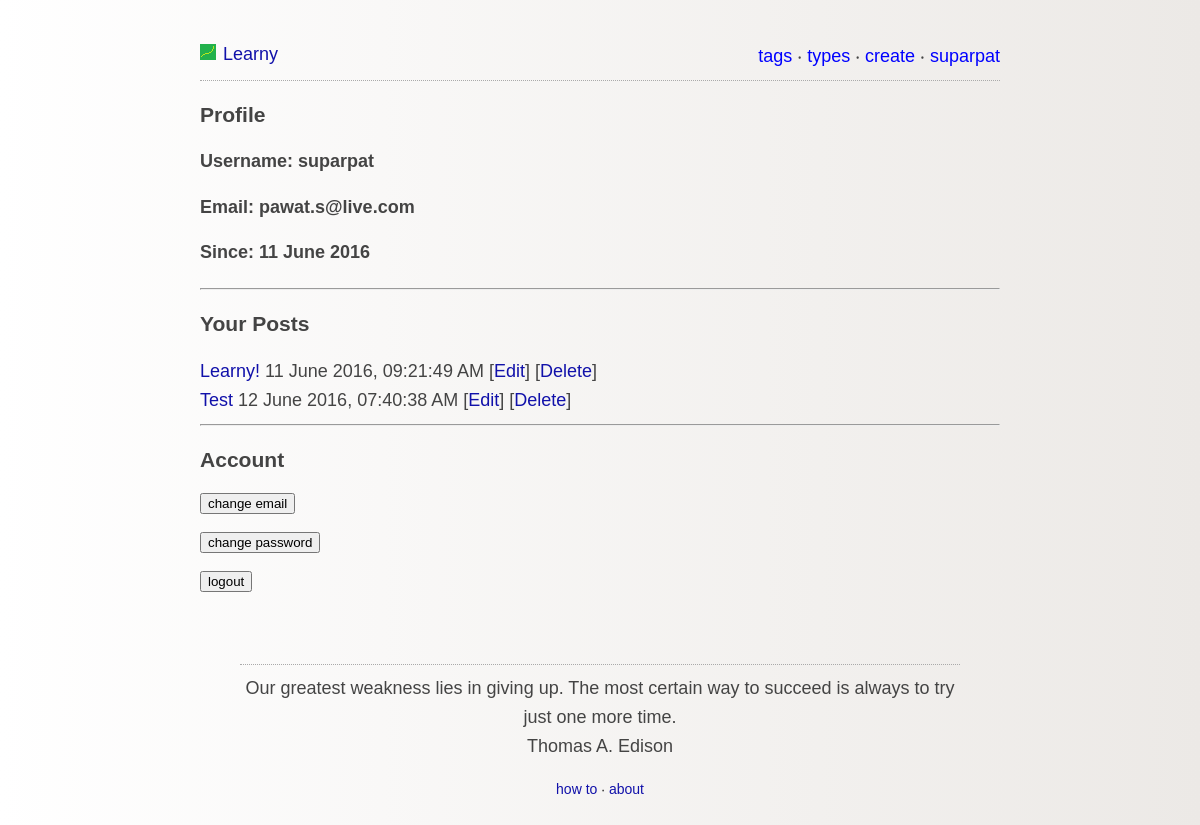
The app's page /profile.php (signed in) with its own data.
### tables this page shows
CREATE TABLE IF NOT EXISTS `users` (
  `uid` int(11) NOT NULL AUTO_INCREMENT,
  `username` varchar(25) NOT NULL,
  `password` varchar(255) NOT NULL,
  `email` varchar(100) NOT NULL,
  `created_at` timestamp NOT NULL DEFAULT CURRENT_TIMESTAMP,
  PRIMARY KEY (`uid`),
  UNIQUE KEY `username` (`username`),
  UNIQUE KEY `email` (`email`)
);

CREATE TABLE IF NOT EXISTS `posts` (
  `id` int(11) NOT NULL AUTO_INCREMENT,
  `subject` varchar(300) NOT NULL,
  `content` text NOT NULL,
  `uid` int(11) NOT NULL,
  `created_at` timestamp NOT NULL DEFAULT CURRENT_TIMESTAMP,
  `updated_at` timestamp NULL DEFAULT CURRENT_TIMESTAMP ON UPDATE CURRENT_TIMESTAMP,
  PRIMARY KEY (`id`),
  KEY `author` (`uid`)
);

### lib/userClass.php (called while the page is built, shortened)
<?php
	class userClass{
		public function userDetails($uid){
			try{
				$db = getDB();
				$stmt = $db->prepare("SELECT uid,email,username,users.created_at FROM users WHERE uid=:uid");
				$stmt->bindParam("uid", $uid,PDO::PARAM_INT);
				$stmt->execute();
				$data = $stmt->fetch(PDO::FETCH_OBJ);
				return $data;
			}
			catch(PDOException $e) {
				echo '{"error":{"text":'. $e->getMessage() .'}}';
			}
		}
	}
?>

### lib/config.php (called while the page is built, shortened)
<?php
	function isLoggedIn(){
		if(empty($_SESSION['uid'])){
			return false;
		}
		else{
			$session_uid=$_SESSION['uid'];
			include('userClass.php');
			$userClass = new userClass();
			$userDetails = $userClass->userDetails($session_uid);
			return true;
		}
	}
	$isLoggedIn = isLoggedIn();
?>

### lib/postClass.php (called while the page is built, shortened)
<?php
	class postClass{
		public function fetchAUsersPosts($uid){
			try{
				$db = getDB();
				$stmt = $db->prepare("SELECT id, subject, content, uid, posts.created_at FROM posts WHERE uid=:uid");
				$stmt->bindParam("uid", $uid,PDO::PARAM_STR) ;
				$stmt->execute();
				$data = $stmt->fetchAll(PDO::FETCH_OBJ);
				return $data;
			}
			catch(PDOException $e) {
				echo '{"error":{"text":'. $e->getMessage() .'}}';
			}
		}
	}
?>

### profile.php (the view, shortened to what this page needs)
<?php
	require('lib/config.php');
	require('lib/postClass.php');
	$postClass = new postClass();
	$posts = $postClass->fetchAUsersPosts($userDetails->uid);
?>
<html>
	<head>
		<?php include 'partials/header.php' ?>
	</head>
	<body>
		<div id="content">
			<?php include 'partials/top_menu.php' ?>
			<header>
				<h3>Profile</h3>
			</header>
			<h4>Username: <?php echo $userDetails->username; ?></h4>
			<h4>Email: <?php echo $userDetails->email; ?></h4>
			<h4>Since: <?php echo date('j F Y',strtotime($userDetails->created_at)); ?></h4>
			<hr>
			<header>
				<h3>Your Posts</h3>
			</header>
			<?php
				foreach ($posts as $post){
					echo "<a href=post.php?id=$post->id>".htmlspecialchars($post->subject, ENT_QUOTES, 'UTF-8').
					"</a> ".date('j F Y\, h:i:s A', strtotime($post->created_at)) ."
					[<a href='edit_post.php?id=".$post->id."'>Edit</a>]
					[<a href='javascript:deletePost($post->id)'>Delete</a>]
				    <br>";
				}
			?>
			<hr>
			<header>
				<h3>Account</h3>
			</header>
			<p>
				<form action="change_email.php">
				    <input type="submit" value="change email">
				</form>
			</p>
			<p>
				<button onclick="changePassword()">change password</button>
			</p>
			<p>
				<form action="logout.php">
				    <input type="submit" value="logout">
				</form>
			</p>
			<?php include 'partials/quote_block.php' ?>
			<?php include 'partials/footer.php' ?>
		</div>
	</body>
</html>

### partials/top_menu.php (shortened to what this page needs)
<div id="banner">
	<div id="logo">
	    <a href="index.php">
	    <img src="img/logo.png" class="pin_logo">
	    </a>
		<a id="pinboard_name" href="index.php">Learny</a>
	</div>
	<div id="top_menu">
		<a href="browse_by_tag.php">tags</a>
		&#8231;
		<a href="browse_by_type.php">types</a>
		&#8231;
		<?php
		    if(!$isLoggedIn){
				echo "<a href='register.php'>register</a>";
				echo "\n&#8231;\n";
		    	echo "<a href='login.php'>log in</a>";
		    }else{
		    	echo "<a href='create.php'>create</a>";
		    	echo "\n&#8231;\n";
		    	echo "<a href='profile.php'>$userDetails->username</a>";
		    }
		?>
	</div>
</div>

### css/style.css (style rules this page uses)
body { background: #ECE9E6; background: -webkit-linear-gradient(to left, #ECE9E6 , #FFFFFF); background: linear-gradient(to left, #ECE9E6 , #FFFFFF); margin:40px auto; max-width:800px; line-height:1.6; font-size:18px; font-family: helvetica, sans-serif; color:#444; padding:0 10px; }
input, textarea { max-width:100% }
h1,h2,h3,h4 { line-height:1.2; }
a { text-decoration:none; color:#11a; }
#banner { border-bottom: 1px dotted #aaa; margin-bottom: 0.7em; padding-bottom: 9px; text-align: left; }
#logo { float: left; color: #aaa; }
.pin_logo { margin-right: 2px; }
#top_menu { margin-top: 2px; float: right; }
#top_menu a { color:blue; }

### records on screen
users: username "suparpat", email "pawat.s@live.com", created_at "11 June 2016"
posts: subject "Learny!", created_at "11 June 2016, 09:21:49 AM"
posts: subject "Test", created_at "12 June 2016, 07:40:38 AM"

### other values on screen
$quote "Our greatest weakness lies in giving up. The most certain way to succeed is always to try just one more time."
$quote_author "Thomas A. Edison"
